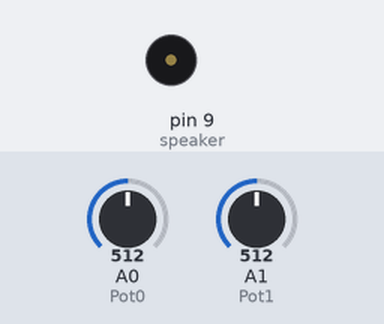
Bench run of a sketch on a simulated Arduino Uno, built with avr-gcc and run on an emulated ATmega328P. Shown: buzzer (waves = sounding). The inputs (shaded band) are chosen by the test bench; at power-on: A0 (Pot0) = 512, A1 (Pot1) = 512.

Above: at 1.8 s.
1.9 s: A0 (Pot0) set to 306
At 2.2 s:
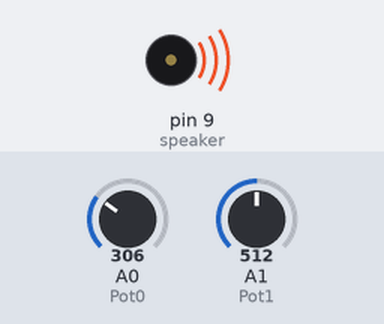
5.4 s: A1 (Pot1) set to 0
At 6.4 s:
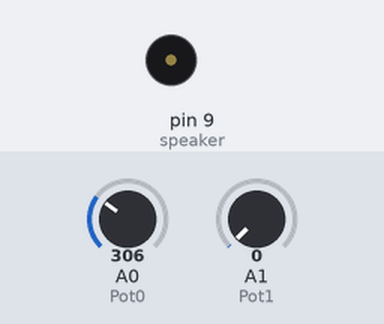
6.9 s: A1 (Pot1) set to 122
At 7.1 s:
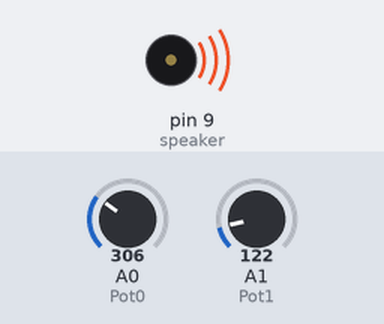
10.4 s: A0 (Pot0) set to 122
At 10.8 s:
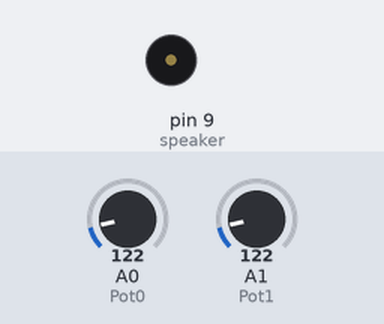
13.9 s: A0 (Pot0) set to 0
At 15.0 s:
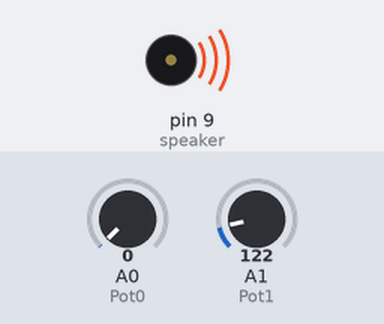
Timing chart, 0 to 16.4 s (numbered marks = the images above; inputs shaded):
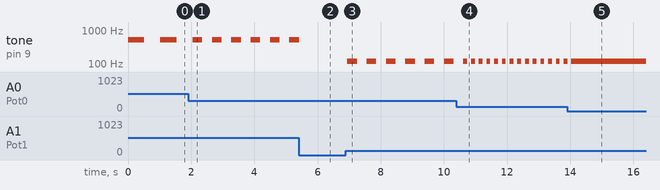

Measured:
- after the input at 1.9 s, tone on pin 9 (speaker): alternates 512 Hz for 0.31 s and silent for 0.31 s, starting after 0.45 s
- after the input at 5.4 s, tone on pin 9 (speaker): goes on until 5.4 s, then stays silent
- after the input at 6.9 s, tone on pin 9 (speaker): alternates 122 Hz for 0.31 s and silent for 0.31 s, starting after 0.05 s
- after the input at 10.4 s, tone on pin 9 (speaker): alternates 122 Hz for 0.12 s and silent for 0.12 s, starting after 0.34 s
- after the input at 13.9 s, tone on pin 9 (speaker): goes on until 14.0 s, then stays 122 Hz
- by itself, tone on pin 9 (speaker): alternates 512 Hz for 0.51 s and silent for 0.51 s

The sketch:

Ex.3.ino
```cpp
const int speaker =9;

const int Pot0 = A0;
float valPot0;

const int Pot1 = A1;
float valPot1;

void setup()
{
	pinMode(speaker, OUTPUT);
}
void loop()
{
	valPot0 = analogRead(Pot0);
	valPot1 = analogRead(Pot1);
        tone(speaker, valPot1, valPot0);


        delay(2*valPot0);
}
```
